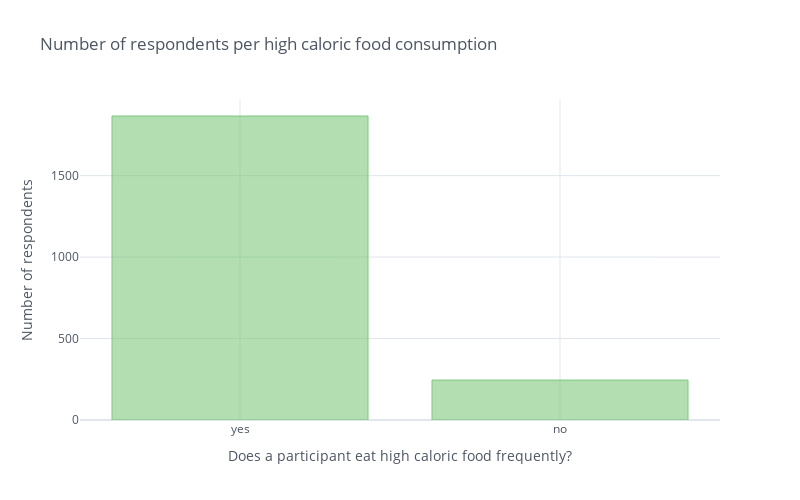

Notebook code for this chart:
### Markdown cell above
Most of the respondents (88.4%) eat high-calorie food frequently. There are 1,080 calories in a Big Mac® Combo Meal with a medium Coca-Cola® and medium fries[1], whereas the average energy allowance for men of reference size (77 kg) is 2,300 kcal/day; for women, it is 1,900 kcal/day[3]. As a result, it's very easy to get energy imbalance consuming energy-rich food. Indeed, participants who frequently consume high-calorie food have a median Body Mass Index approximately 6 kg/m² higher.

### Code cell
respondents_per_caloric_food = data['Consumption_of_high_caloric_food'].value_counts()
respondents_per_caloric_food.iplot(kind = 'bar', dimensions = (800,500),  
                                   xTitle = 'Does a participant eat high caloric food frequently?', yTitle = 'Number of respondents', 
                                   title = 'Number of respondents per high caloric food consumption', color = '#7FC97F')

data[['Consumption_of_high_caloric_food', 'BMI']].pivot(columns = 'Consumption_of_high_caloric_food', values = 'BMI').iplot(kind = 'box', dimensions = (800,500), 
                                                                                                                        xTitle = 'Does a participant eat high caloric food frequently?', yTitle = 'Body Mass Index', 
                                                                                                                        title = 'Relationships between frequent consumption of caloric food and BMI', 
                                                                                                                        colorscale = 'Accent')

### Figure 1 — Plotly figure (JSON) as saved in the notebook; plotly's stock layout.template omitted (floating-point values rounded to 4 significant figures)
{"data": [{"marker": {"color": "rgba(127, 201, 127, 0.6)", "line": {"color": "rgba(127, 201, 127, 1.0)", "width": 1}}, "name": "Consumption_of_high_caloric_food", "orientation": "v", "text": "", "type": "bar", "x": ["yes", "no"], "y": [1866, 245]}], "layout": {"height": 500, "legend": {"bgcolor": "#FFFFFF", "font": {"color": "#4D5663"}}, "paper_bgcolor": "#FFFFFF", "plot_bgcolor": "#FFFFFF", "title": {"font": {"color": "#4D5663"}, "text": "Number of respondents per high caloric food consumption"}, "width": 800, "xaxis": {"autorange": true, "gridcolor": "#E1E5ED", "range": [-0.5, 1.5], "showgrid": true, "tickfont": {"color": "#4D5663"}, "title": {"font": {"color": "#4D5663"}, "text": "Does a participant eat high caloric food frequently?"}, "type": "category", "zerolinecolor": "#E1E5ED"}, "yaxis": {"autorange": true, "gridcolor": "#E1E5ED", "range": [0, 1964.0], "showgrid": true, "tickfont": {"color": "#4D5663"}, "title": {"font": {"color": "#4D5663"}, "text": "Number of respondents"}, "type": "linear", "zerolinecolor": "#E1E5ED"}}}
